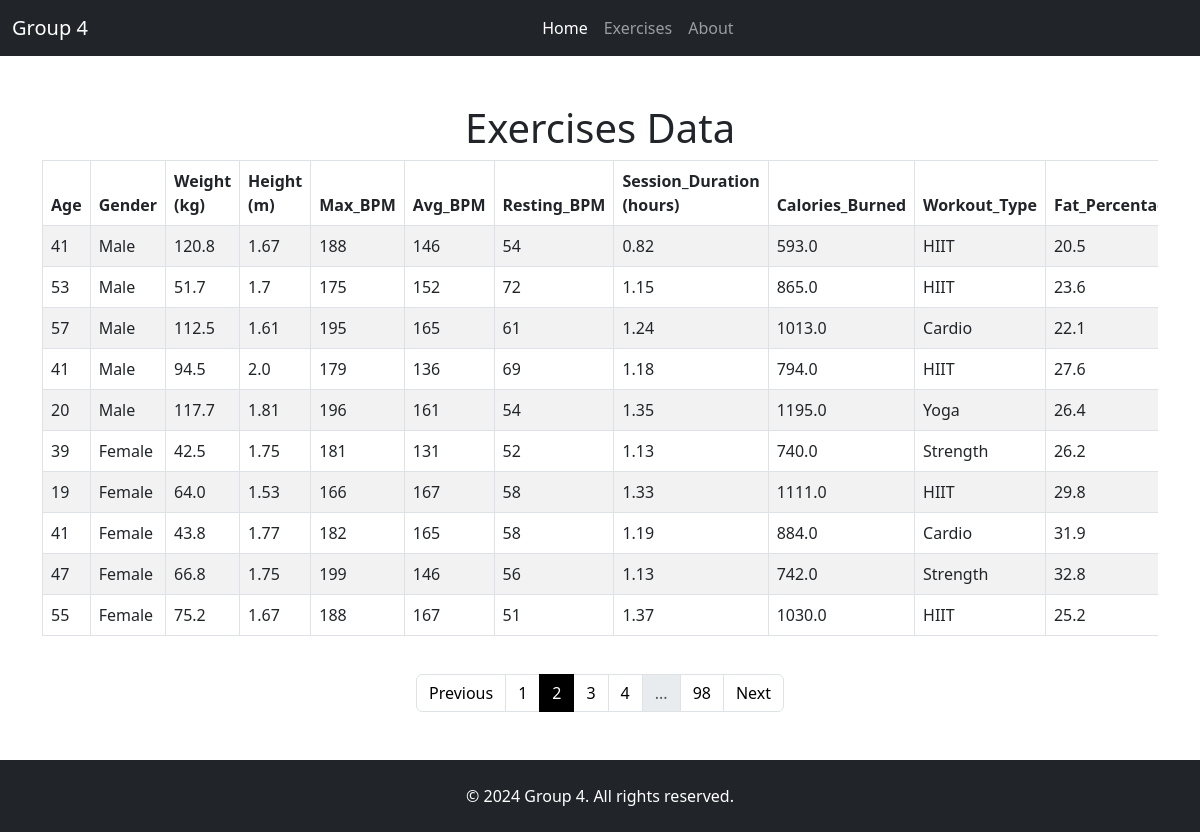
Screenshot of /?page=2 with the database file from the repository.
### tables this page shows
CREATE TABLE "exerices" (
"Age" INTEGER,
  "Gender" TEXT,
  "Weight (kg)" REAL,
  "Height (m)" REAL,
  "Max_BPM" INTEGER,
  "Avg_BPM" INTEGER,
  "Resting_BPM" INTEGER,
  "Session_Duration (hours)" REAL,
  "Calories_Burned" REAL,
  "Workout_Type" TEXT,
  "Fat_Percentage" REAL,
  "Water_Intake (liters)" REAL,
  "Workout_Frequency (days/week)" INTEGER,
  "Experience_Level" INTEGER,
  "BMI" REAL
);

### app.py (the view)
@app.route('/')
def index():
    page = int(request.args.get('page', 1))  # Get the current page number, default is 1
    per_page = 10  # Number of rows per page
    conn = get_db_connection()
    total_rows = conn.execute('SELECT COUNT(*) FROM exerices').fetchone()[0]
    total_pages = (total_rows + per_page - 1) // per_page  # Calculate total pages
    start = (page - 1) * per_page
    data = conn.execute('SELECT * FROM exerices LIMIT ? OFFSET ?', (per_page, start)).fetchall()
    conn.close()
    return render_template(
        'index.html',
        title="Home",
        data=data,
        page=page,
        total_pages=total_pages
    )

### app.py (called while the page is built)
def get_db_connection():
    conn = sqlite3.connect(DATABASE)
    conn.row_factory = sqlite3.Row
    return conn

### templates/index.html (shortened to what this page needs)
{% include 'header.html' %}
<div class="container mt-5">
    <h1 class="text-center">Exercises Data</h1>
    <div class="table-responsive">
        <table class="table table-striped table-bordered">
            <thead>
                <tr>
                    {% for column in data[0].keys() %}
                    <th>{{ column }}</th>
                    {% endfor %}
                </tr>
            </thead>
            <tbody>
                {% for row in data %}
                <tr>
                    {% for column in row.keys() %}
                    <td>{{ row[column] }}</td>
                    {% endfor %}
                </tr>
                {% endfor %}
            </tbody>
        </table>
    </div>
    <nav class="paginated">
        <ul class="pagination justify-content-center pagination_color">
            {% if page > 1 %}
            <li class="page-item">
                <a class="page-link" href="?page={{ page - 1 }}">Previous</a>
            </li>
            {% endif %}
            {% for p in range(page - 2, page + 3) %}
            {% if p > 0 and p <= total_pages %}
            <li class="page-item {% if p == page %}active{% endif %}">
                <a class="page-link" href="?page={{ p }}">{{ p }}</a>
            </li>
            {% endif %}
            {% endfor %}
            {% if page < total_pages - 2 %}
            {% if page < total_pages - 3 %}
            <li class="page-item disabled">
                <span class="page-link">...</span>
            </li>
            {% endif %}
            <li class="page-item">
                <a class="page-link" href="?page={{ total_pages }}">{{ total_pages }}</a>
            </li>
            {% endif %}
            {% if page < total_pages %}
            <li class="page-item">
                <a class="page-link" href="?page={{ page + 1 }}">Next</a>
            </li>
            {% endif %}
        </ul>
    </nav>
</div>
{% include 'footer.html' %}

### static/assets/css/custom.css (style rules this page uses)
.paginated { margin-top: 2%; }
.active>.page-link, .page-link.active { z-index: 3; color: #ffff; background-color: #000000 ; border-color: #000000; }
.page-link { color: black; }

### rows the page displays
exerices: Age "41" "Male" "120.8" "1.67" "188" "146" "54" "0.82" "593.0" "HIIT" "20.5"
exerices: Age "53" "Male" "51.7" "1.7" "175" "152" "72" "1.15" "865.0" "HIIT" "23.6"
exerices: Age "57" "Male" "112.5" "1.61" "195" "165" "61" "1.24" "1013.0" "Cardio" "22.1"
exerices: Age "41" "Male" "94.5" "2.0" "179" "136" "69" "1.18" "794.0" "HIIT" "27.6"
exerices: Age "20" "Male" "117.7" "1.81" "196" "161" "54" "1.35" "1195.0" "Yoga" "26.4"
exerices: Age "39" "Female" "42.5" "1.75" "181" "131" "52" "1.13" "740.0" "Strength" "26.2"
exerices: Age "19" "Female" "64.0" "1.53" "166" "167" "58" "1.33" "1111.0" "HIIT" "29.8"
exerices: Age "41" "Female" "43.8" "1.77" "182" "165" "58" "1.19" "884.0" "Cardio" "31.9"
exerices: Age "47" "Female" "66.8" "1.75" "199" "146" "56" "1.13" "742.0" "Strength" "32.8"
exerices: Age "55" "Female" "75.2" "1.67" "188" "167" "51" "1.37" "1030.0" "HIIT" "25.2"

### other values shown
{{ column }} "Age" "Gender" "Weight (kg)" "Height (m)" "Max_BPM" "Avg_BPM" "Resting_BPM" "Session_Duration (hours)" "Calories_Burned" "Workout_Type"
{{ p }} "1" "2" "3" "4"
{{ total_pages }} "98"
